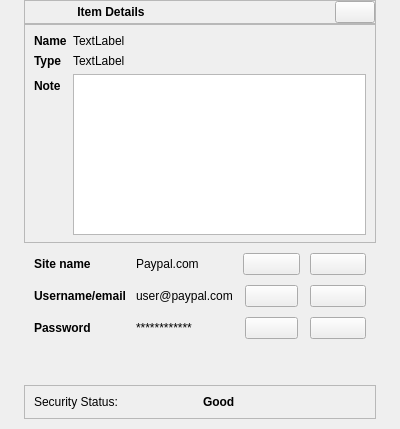
<?xml version='1.0' encoding='utf-8'?>
<ui version="4.0">
 <class>VaultItemDetailsForm</class>
 <widget class="QFrame" name="VaultItemDetailsForm">
  <property name="geometry">
   <rect>
    <x>0</x>
    <y>0</y>
    <width>400</width>
    <height>429</height>
   </rect>
  </property>
  <property name="windowTitle">
   <string>Frame</string>
  </property>
  <layout class="QVBoxLayout" name="verticalLayout">
   <property name="spacing">
    <number>0</number>
   </property>
   <property name="leftMargin">
    <number>0</number>
   </property>
   <property name="topMargin">
    <number>0</number>
   </property>
   <property name="rightMargin">
    <number>0</number>
   </property>
   <property name="bottomMargin">
    <number>0</number>
   </property>
   <item alignment="Qt::AlignmentFlag::AlignHCenter|Qt::AlignmentFlag::AlignVCenter">
    <widget class="QWidget" name="details" native="true">
     <property name="minimumSize">
      <size>
       <width>300</width>
       <height>0</height>
      </size>
     </property>
     <property name="maximumSize">
      <size>
       <width>16777215</width>
       <height>16777215</height>
      </size>
     </property>
     <layout class="QVBoxLayout" name="verticalLayout_4">
      <property name="spacing">
       <number>0</number>
      </property>
      <property name="leftMargin">
       <number>0</number>
      </property>
      <property name="topMargin">
       <number>0</number>
      </property>
      <property name="rightMargin">
       <number>0</number>
      </property>
      <property name="bottomMargin">
       <number>0</number>
      </property>
      <item>
       <widget class="QFrame" name="frame">
        <property name="frameShape">
         <enum>QFrame::Shape::StyledPanel</enum>
        </property>
        <property name="frameShadow">
         <enum>QFrame::Shadow::Raised</enum>
        </property>
        <layout class="QHBoxLayout" name="horizontalLayout">
         <property name="leftMargin">
          <number>0</number>
         </property>
         <property name="topMargin">
          <number>0</number>
         </property>
         <property name="rightMargin">
          <number>0</number>
         </property>
         <property name="bottomMargin">
          <number>0</number>
         </property>
         <item>
          <widget class="QLabel" name="label_9">
           <property name="font">
            <font>
             <bold>true</bold>
            </font>
           </property>
           <property name="text">
            <string>Item Details</string>
           </property>
           <property name="alignment">
            <set>Qt::AlignmentFlag::AlignCenter</set>
           </property>
          </widget>
         </item>
         <item alignment="Qt::AlignmentFlag::AlignRight">
          <widget class="QPushButton" name="closeBtn">
           <property name="text">
            <string />
           </property>
           <property name="icon">
            <iconset resource="../Qss/icons/_icons.qrc">
             <normaloff>:/material_design/icons/material_design/close.png</normaloff>:/material_design/icons/material_design/close.png</iconset>
           </property>
          </widget>
         </item>
        </layout>
       </widget>
      </item>
      <item>
       <widget class="QCustomHorizontalSeparator" name="customHorizontalSeparator_2" />
      </item>
      <item>
       <widget class="QFrame" name="frame_3">
        <property name="frameShape">
         <enum>QFrame::Shape::StyledPanel</enum>
        </property>
        <property name="frameShadow">
         <enum>QFrame::Shadow::Raised</enum>
        </property>
        <layout class="QFormLayout" name="formLayout">
         <property name="bottomMargin">
          <number>7</number>
         </property>
         <item row="0" column="0">
          <widget class="QLabel" name="label">
           <property name="font">
            <font>
             <bold>true</bold>
            </font>
           </property>
           <property name="text">
            <string>Name</string>
           </property>
          </widget>
         </item>
         <item row="0" column="1">
          <widget class="QLabel" name="itemNameLabel">
           <property name="text">
            <string>TextLabel</string>
           </property>
          </widget>
         </item>
         <item row="1" column="0">
          <widget class="QLabel" name="label_3">
           <property name="font">
            <font>
             <bold>true</bold>
            </font>
           </property>
           <property name="text">
            <string>Type</string>
           </property>
          </widget>
         </item>
         <item row="1" column="1">
          <widget class="QLabel" name="itemTypeLabel">
           <property name="text">
            <string>TextLabel</string>
           </property>
          </widget>
         </item>
         <item row="2" column="0">
          <widget class="QLabel" name="label_23">
           <property name="font">
            <font>
             <bold>true</bold>
            </font>
           </property>
           <property name="text">
            <string>Note</string>
           </property>
          </widget>
         </item>
         <item row="2" column="1">
          <widget class="QPlainTextEdit" name="itemNotesTextEdit">
           <property name="readOnly">
            <bool>true</bool>
           </property>
          </widget>
         </item>
        </layout>
       </widget>
      </item>
      <item alignment="Qt::AlignmentFlag::AlignHCenter|Qt::AlignmentFlag::AlignTop">
       <widget class="QCustomQStackedWidget" name="itemDetailsPages">
        <property name="sizePolicy">
         <sizepolicy hsizetype="Preferred" vsizetype="Preferred">
          <horstretch>0</horstretch>
          <verstretch>0</verstretch>
         </sizepolicy>
        </property>
        <property name="currentIndex">
         <number>0</number>
        </property>
        <widget class="QWidget" name="passwordPage">
         <layout class="QGridLayout" name="gridLayout_3">
          <property name="leftMargin">
           <number>10</number>
          </property>
          <property name="topMargin">
           <number>10</number>
          </property>
          <property name="rightMargin">
           <number>10</number>
          </property>
          <property name="bottomMargin">
           <number>10</number>
          </property>
          <property name="spacing">
           <number>10</number>
          </property>
          <item row="2" column="3">
           <widget class="QPushButton" name="showPasswordBtn">
            <property name="text">
             <string />
            </property>
            <property name="icon">
             <iconset resource="../Qss/icons/_icons.qrc">
              <normaloff>:/font_awesome_solid/icons/font_awesome/solid/eye-slash.png</normaloff>:/font_awesome_solid/icons/font_awesome/solid/eye-slash.png</iconset>
            </property>
           </widget>
          </item>
          <item row="2" column="0">
           <widget class="QLabel" name="label_12">
            <property name="font">
             <font>
              <bold>true</bold>
             </font>
            </property>
            <property name="text">
             <string>Password </string>
            </property>
           </widget>
          </item>
          <item row="0" column="1">
           <widget class="QLabel" name="siteValueLabel">
            <property name="text">
             <string>Paypal.com</string>
            </property>
           </widget>
          </item>
          <item row="2" column="2" alignment="Qt::AlignmentFlag::AlignHCenter">
           <widget class="QPushButton" name="copyPasswordBtn">
            <property name="minimumSize">
             <size>
              <width>53</width>
              <height>0</height>
             </size>
            </property>
            <property name="text">
             <string />
            </property>
            <property name="icon">
             <iconset resource="../Qss/icons/_icons.qrc">
              <normaloff>:/material_design/icons/material_design/content_copy.png</normaloff>:/material_design/icons/material_design/content_copy.png</iconset>
            </property>
           </widget>
          </item>
          <item row="3" column="0" colspan="4">
           <widget class="QCustomHorizontalSeparator" name="customHorizontalSeparator_4" />
          </item>
          <item row="2" column="1">
           <widget class="QLabel" name="passwordValueLabel">
            <property name="text">
             <string>************</string>
            </property>
           </widget>
          </item>
          <item row="1" column="3">
           <widget class="QPushButton" name="showUsernameBtn">
            <property name="text">
             <string />
            </property>
            <property name="icon">
             <iconset resource="../Qss/icons/_icons.qrc">
              <normaloff>:/font_awesome_solid/icons/font_awesome/solid/eye.png</normaloff>:/font_awesome_solid/icons/font_awesome/solid/eye.png</iconset>
            </property>
           </widget>
          </item>
          <item row="1" column="1">
           <widget class="QLabel" name="usernameValueLabel">
            <property name="text">
             <string>user@paypal.com</string>
            </property>
           </widget>
          </item>
          <item row="0" column="0">
           <widget class="QLabel" name="label_10">
            <property name="font">
             <font>
              <bold>true</bold>
             </font>
            </property>
            <property name="text">
             <string>Site name</string>
            </property>
           </widget>
          </item>
          <item row="1" column="2" alignment="Qt::AlignmentFlag::AlignHCenter">
           <widget class="QPushButton" name="copyUsernameBtn">
            <property name="minimumSize">
             <size>
              <width>53</width>
              <height>0</height>
             </size>
            </property>
            <property name="text">
             <string />
            </property>
            <property name="icon">
             <iconset resource="../Qss/icons/_icons.qrc">
              <normaloff>:/material_design/icons/material_design/content_copy.png</normaloff>:/material_design/icons/material_design/content_copy.png</iconset>
            </property>
           </widget>
          </item>
          <item row="1" column="0">
           <widget class="QLabel" name="label_11">
            <property name="font">
             <font>
              <bold>true</bold>
             </font>
            </property>
            <property name="text">
             <string>Username/email</string>
            </property>
            <property name="wordWrap">
             <bool>true</bool>
            </property>
           </widget>
          </item>
          <item row="0" column="2">
           <widget class="QPushButton" name="copySiteBtn">
            <property name="text">
             <string />
            </property>
            <property name="icon">
             <iconset resource="../Qss/icons/_icons.qrc">
              <normaloff>:/material_design/icons/material_design/content_copy.png</normaloff>:/material_design/icons/material_design/content_copy.png</iconset>
            </property>
           </widget>
          </item>
          <item row="0" column="3">
           <widget class="QPushButton" name="openSiteBtn">
            <property name="text">
             <string />
            </property>
            <property name="icon">
             <iconset resource="../Qss/icons/_icons.qrc">
              <normaloff>:/material_design/icons/material_design/open_in_new.png</normaloff>:/material_design/icons/material_design/open_in_new.png</iconset>
            </property>
           </widget>
          </item>
         </layout>
        </widget>
        <widget class="QWidget" name="notePage">
         <layout class="QFormLayout" name="formLayout_2">
          <item row="0" column="0">
           <widget class="QLabel" name="label_2">
            <property name="font">
             <font />
            </property>
            <property name="text">
             <string>Note Title</string>
            </property>
           </widget>
          </item>
          <item row="0" column="1">
           <widget class="QLabel" name="noteTitleLabel">
            <property name="text">
             <string>TextLabel</string>
            </property>
           </widget>
          </item>
          <item row="1" column="0">
           <widget class="QLabel" name="label_14">
            <property name="font">
             <font />
            </property>
            <property name="text">
             <string>Note Content</string>
            </property>
           </widget>
          </item>
          <item row="1" column="1">
           <widget class="QPlainTextEdit" name="noteContentTextEdit">
            <property name="autoFillBackground">
             <bool>false</bool>
            </property>
            <property name="readOnly">
             <bool>true</bool>
            </property>
           </widget>
          </item>
         </layout>
        </widget>
        <widget class="QWidget" name="paymentCardPage">
         <layout class="QGridLayout" name="gridLayout">
          <item row="4" column="1" alignment="Qt::AlignmentFlag::AlignTop">
           <widget class="QWidget" name="widget_2" native="true">
            <layout class="QGridLayout" name="gridLayout_4">
             <item row="3" column="0">
              <widget class="QLabel" name="label_31">
               <property name="font">
                <font>
                 <bold>true</bold>
                </font>
               </property>
               <property name="text">
                <string>CVV</string>
               </property>
              </widget>
             </item>
             <item row="0" column="2">
              <widget class="QPushButton" name="copyCardNumberBtn">
               <property name="text">
                <string />
               </property>
               <property name="icon">
                <iconset resource="../Qss/icons/_icons.qrc">
                 <normaloff>:/material_design/icons/material_design/content_copy.png</normaloff>:/material_design/icons/material_design/content_copy.png</iconset>
               </property>
              </widget>
             </item>
             <item row="1" column="1">
              <widget class="QLabel" name="cardExpiryValueLabel">
               <property name="text">
                <string>TextLabel</string>
               </property>
              </widget>
             </item>
             <item row="0" column="0">
              <widget class="QLabel" name="label_4">
               <property name="font">
                <font>
                 <bold>true</bold>
                </font>
               </property>
               <property name="text">
                <string>Number</string>
               </property>
              </widget>
             </item>
             <item row="2" column="1">
              <widget class="QLabel" name="cardHolderValueLabel">
               <property name="text">
                <string>TextLabel</string>
               </property>
              </widget>
             </item>
             <item row="2" column="2">
              <widget class="QPushButton" name="copyHolderBtn">
               <property name="text">
                <string />
               </property>
               <property name="icon">
                <iconset resource="../Qss/icons/_icons.qrc">
                 <normaloff>:/material_design/icons/material_design/content_copy.png</normaloff>:/material_design/icons/material_design/content_copy.png</iconset>
               </property>
              </widget>
             </item>
             <item row="1" column="0">
              <widget class="QLabel" name="label_16">
               <property name="font">
                <font>
                 <bold>true</bold>
                </font>
               </property>
               <property name="text">
                <string>Expiry</string>
               </property>
              </widget>
             </item>
             <item row="3" column="1">
              <widget class="QLabel" name="cardCvvValueLabel">
               <property name="text">
                <string>TextLabel</string>
               </property>
              </widget>
             </item>
             <item row="2" column="0">
              <widget class="QLabel" name="label_25">
               <property name="font">
                <font>
                 <bold>true</bold>
                </font>
               </property>
               <property name="text">
                <string>Holder</string>
               </property>
              </widget>
             </item>
             <item row="0" column="1">
              <widget class="QLabel" name="cardNumberValueLabel">
               <property name="text">
                <string>TextLabel</string>
               </property>
              </widget>
             </item>
             <item row="1" column="2">
              <widget class="QPushButton" name="copyExpiryBtn">
               <property name="text">
                <string />
               </property>
               <property name="icon">
                <iconset resource="../Qss/icons/_icons.qrc">
                 <normaloff>:/material_design/icons/material_design/content_copy.png</normaloff>:/material_design/icons/material_design/content_copy.png</iconset>
               </property>
              </widget>
             </item>
             <item row="3" column="4">
              <widget class="QPushButton" name="showCvvBtn">
               <property name="text">
                <string />
               </property>
               <property name="icon">
                <iconset resource="../Qss/icons/_icons.qrc">
                 <normaloff>:/material_design/icons/material_design/remove_red_eye.png</normaloff>:/material_design/icons/material_design/remove_red_eye.png</iconset>
               </property>
              </widget>
             </item>
             <item row="3" column="2">
              <widget class="QPushButton" name="copyCvvBtn">
               <property name="text">
                <string />
               </property>
               <property name="icon">
                <iconset resource="../Qss/icons/_icons.qrc">
                 <normaloff>:/material_design/icons/material_design/content_copy.png</normaloff>:/material_design/icons/material_design/content_copy.png</iconset>
               </property>
              </widget>
             </item>
            </layout>
           </widget>
          </item>
         </layout>
        </widget>
        <widget class="QWidget" name="contactPage">
         <layout class="QGridLayout" name="gridLayout_5">
          <property name="leftMargin">
           <number>0</number>
          </property>
          <property name="topMargin">
           <number>0</number>
          </property>
          <property name="rightMargin">
           <number>0</number>
          </property>
          <property name="bottomMargin">
           <number>0</number>
          </property>
          <property name="spacing">
           <number>0</number>
          </property>
          <item row="0" column="0" alignment="Qt::AlignmentFlag::AlignTop">
           <widget class="QWidget" name="widget" native="true">
            <layout class="QGridLayout" name="gridLayout_2">
             <item row="0" column="0">
              <widget class="QLabel" name="label_15">
               <property name="text">
                <string>Name</string>
               </property>
              </widget>
             </item>
             <item row="0" column="1">
              <widget class="QLabel" name="contactNameValueLabel">
               <property name="text">
                <string>TextLabel</string>
               </property>
              </widget>
             </item>
             <item row="0" column="2">
              <widget class="QPushButton" name="copyNameBtn">
               <property name="text">
                <string />
               </property>
               <property name="icon">
                <iconset resource="../Qss/icons/_icons.qrc">
                 <normaloff>:/material_design/icons/material_design/content_copy.png</normaloff>:/material_design/icons/material_design/content_copy.png</iconset>
               </property>
              </widget>
             </item>
             <item row="1" column="0">
              <widget class="QLabel" name="label_26">
               <property name="text">
                <string>Email</string>
               </property>
              </widget>
             </item>
             <item row="1" column="1">
              <widget class="QLabel" name="contactEmailValueLabel">
               <property name="text">
                <string>TextLabel</string>
               </property>
              </widget>
             </item>
             <item row="1" column="2">
              <widget class="QPushButton" name="copyEmailBtn">
               <property name="text">
                <string />
               </property>
               <property name="icon">
                <iconset resource="../Qss/icons/_icons.qrc">
                 <normaloff>:/material_design/icons/material_design/content_copy.png</normaloff>:/material_design/icons/material_design/content_copy.png</iconset>
               </property>
              </widget>
             </item>
             <item row="2" column="0">
              <widget class="QLabel" name="label_33">
               <property name="text">
                <string>Phone</string>
               </property>
              </widget>
             </item>
             <item row="2" column="1">
              <widget class="QLabel" name="contactPhoneValueLabel">
               <property name="text">
                <string>TextLabel</string>
               </property>
              </widget>
             </item>
             <item row="2" column="2">
              <widget class="QPushButton" name="copyPhoneBtn">
               <property name="text">
                <string />
               </property>
               <property name="icon">
                <iconset resource="../Qss/icons/_icons.qrc">
                 <normaloff>:/material_design/icons/material_design/content_copy.png</normaloff>:/material_design/icons/material_design/content_copy.png</iconset>
               </property>
              </widget>
             </item>
            </layout>
           </widget>
          </item>
         </layout>
        </widget>
       </widget>
      </item>
      <item>
       <widget class="QFrame" name="securityStatus">
        <property name="frameShape">
         <enum>QFrame::Shape::StyledPanel</enum>
        </property>
        <property name="frameShadow">
         <enum>QFrame::Shadow::Raised</enum>
        </property>
        <layout class="QHBoxLayout" name="horizontalLayout_13">
         <item>
          <widget class="QLabel" name="label_17">
           <property name="text">
            <string>Security Status: </string>
           </property>
          </widget>
         </item>
         <item>
          <widget class="QLabel" name="label_18">
           <property name="font">
            <font>
             <bold>true</bold>
            </font>
           </property>
           <property name="text">
            <string>Good</string>
           </property>
          </widget>
         </item>
        </layout>
       </widget>
      </item>
      <item>
       <spacer name="verticalSpacer">
        <property name="orientation">
         <enum>Qt::Orientation::Vertical</enum>
        </property>
        <property name="sizeHint" stdset="0">
         <size>
          <width>20</width>
          <height>40</height>
         </size>
        </property>
       </spacer>
      </item>
     </layout>
    </widget>
   </item>
  </layout>
 </widget>
 <customwidgets>
  <customwidget>
   <class>QCustomHorizontalSeparator</class>
   <extends>QWidget</extends>
   <header>Custom_Widgets.QCustomHorizontalSeparator</header>
  </customwidget>
  <customwidget>
   <class>QCustomQStackedWidget</class>
   <extends>QStackedWidget</extends>
   <header>Custom_Widgets.QCustomQStackedWidget</header>
   <container>1</container>
  </customwidget>
 <customwidget><class>QPushButton</class><extends>QPushButton</extends><header location="global">Custom_Widgets.Theme.h</header><container>1</container></customwidget><customwidget><class>QLabel</class><extends>QLabel</extends><header location="global">Custom_Widgets.Theme.h</header><container>1</container></customwidget></customwidgets>
 <connections />
</ui>
